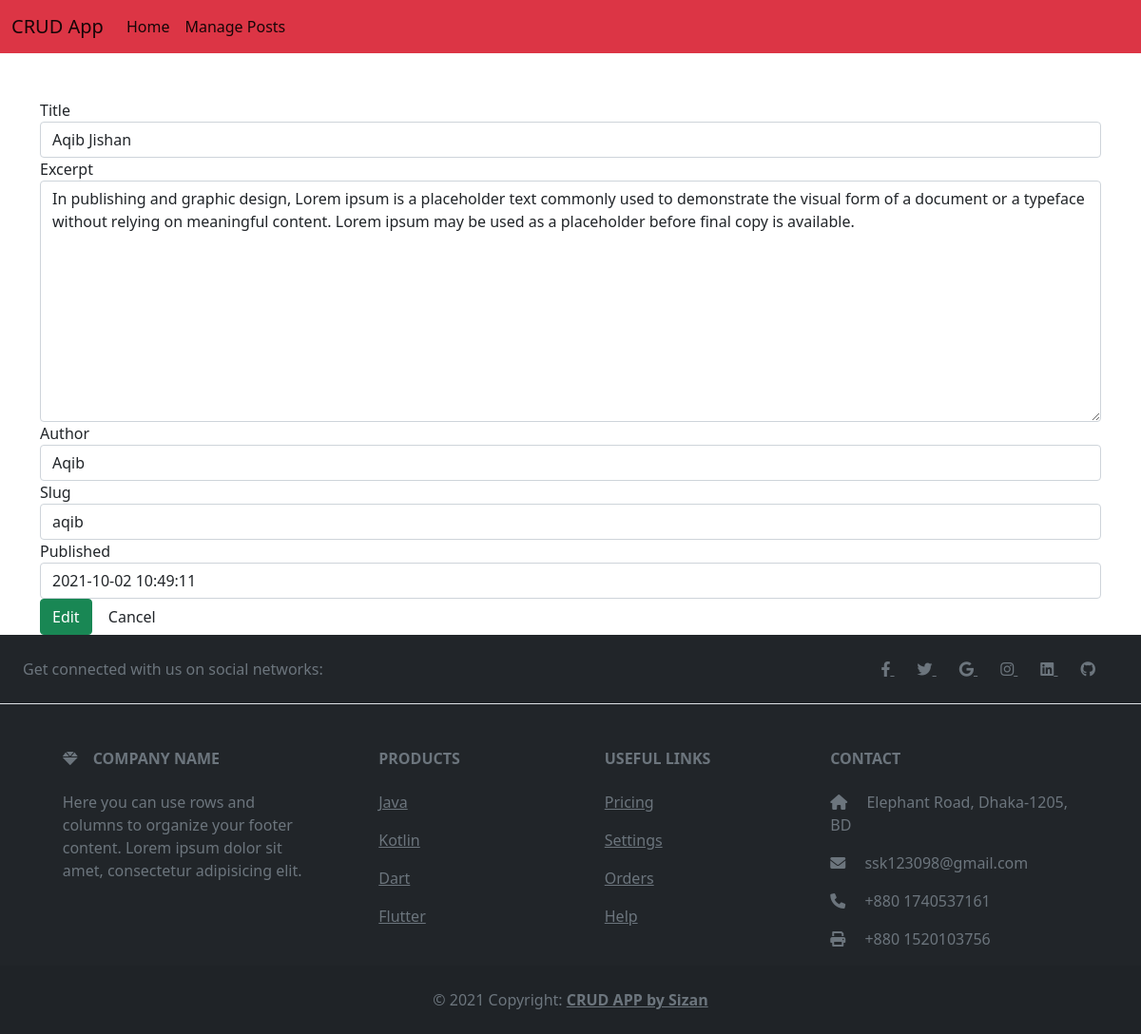
The page /edit/14/ on the database its author committed.
### core/models.py (models this page shows, shortened)
class Core(models.Model):
    title = models.CharField(max_length=200)
    excerpt = models.TextField(null=True)
    author = models.ForeignKey(User, on_delete=models.CASCADE, related_name='core')
    slug = models.SlugField(max_length=100,unique=True)
    update = models.DateTimeField(auto_now=True)
    published = models.DateTimeField(default=timezone.now)
    class Meta:
        ordering = ['-published']

### core/views.py (the view)
# urls.py: path('edit/<int:pk>/',views.EditView.as_view(),name = 'edit'),
class EditView(UpdateView):
    model = Core
    template_name = 'core/edit.html'
    fields = '__all__'
    pk_url_kwarg = 'pk'
    success_url = reverse_lazy('core:posts')

### templates/core/edit.html (shortened to what this page needs)
{% extends 'core/base.html' %}
{% load widget_tweaks %}
{% block content %}
<div class="container pt-5">
    <form method="post" novalidate>
        {% for field in form.visible_fields %}
        <div class="form-group">
            <label for="{{ field.id_for_label }}">{{ field.label }}</label>
            {{ field|add_class:'form-control' }}
        </div>
        {% endfor %}
        <div class="form-group">
            <button type="submit" class="btn btn-success">
                 Edit
            </button>
            <a href="{% url 'core:posts' %}" class="btn btn-default">Cancel</a>
        </div>
    </form>
</div>
{% endblock %}

### templates/core/base.html (shortened to what this page needs)
<!doctype html>
<html lang="en">
  <head>
    <link href="https://cdn.jsdelivr.net/npm/bootstrap@5.1.1/dist/css/bootstrap.min.css" rel="stylesheet">
      <link rel="stylesheet" href="https://cdnjs.cloudflare.com/ajax/libs/font-awesome/6.0.0-beta2/css/all.min.css" />
  </head>
  <body>
    {% include 'core/navbar.html' %}
    {% block content %}
    {% endblock %}
  {% include 'core/footer.html' %}
  </body>
</html>

### templates/core/navbar.html (shortened to what this page needs)
<nav class="navbar navbar-expand-lg navbar-light bg-danger">
  <div class="container-fluid">
    <a class="navbar-brand" href="#">CRUD App</a>
    <div class="collapse navbar-collapse" id="navbarNav">
      <ul class="navbar-nav">
        <li class="nav-item">
          <a class="nav-link active" aria-current="page" href="/">Home</a>
        </li>
          <li class="nav-item">
          <a class="nav-link active" aria-current="page" href="{% url 'core:posts' %}">Manage Posts</a>
        </li>
      </ul>
    </div>
  </div>
</nav>

### templates/core/footer.html
<footer class="text-center text-lg-start bg-dark text-muted">
  <section
    class="d-flex justify-content-center justify-content-lg-between p-4 border-bottom"
  >
    <div class="me-5 d-none d-lg-block">
      <span>Get connected with us on social networks:</span>
    </div>
    <div>
      <a href="" class="me-4 text-reset">
        <i class="fab fa-facebook-f"></i>
      </a>
      <a href="" class="me-4 text-reset">
        <i class="fab fa-twitter"></i>
      </a>
      <a href="" class="me-4 text-reset">
        <i class="fab fa-google"></i>
      </a>
      <a href="" class="me-4 text-reset">
        <i class="fab fa-instagram"></i>
      </a>
      <a href="" class="me-4 text-reset">
        <i class="fab fa-linkedin"></i>
      </a>
      <a href="" class="me-4 text-reset">
        <i class="fab fa-github"></i>
      </a>
    </div>
  </section>
  <section class="">
    <div class="container text-center text-md-start mt-5">
      <div class="row mt-3">
        <div class="col-md-3 col-lg-4 col-xl-3 mx-auto mb-4">
          <h6 class="text-uppercase fw-bold mb-4">
            <i class="fas fa-gem me-3"></i>Company name
          </h6>
          <p>
            Here you can use rows and columns to organize your footer content. Lorem ipsum
            dolor sit amet, consectetur adipisicing elit.
          </p>
        </div>
        <div class="col-md-2 col-lg-2 col-xl-2 mx-auto mb-4">
          <h6 class="text-uppercase fw-bold mb-4">
            Products
          </h6>
          <p>
            <a href="#!" class="text-reset">Java</a>
          </p>
          <p>
            <a href="#!" class="text-reset">Kotlin</a>
          </p>
          <p>
            <a href="#!" class="text-reset">Dart</a>
          </p>
          <p>
            <a href="#!" class="text-reset">Flutter</a>
          </p>
        </div>
        <div class="col-md-3 col-lg-2 col-xl-2 mx-auto mb-4">
          <h6 class="text-uppercase fw-bold mb-4">
            Useful links
          </h6>
          <p>
            <a href="#!" class="text-reset">Pricing</a>
          </p>
          <p>
            <a href="#!" class="text-reset">Settings</a>
          </p>
          <p>
            <a href="#!" class="text-reset">Orders</a>
          </p>
          <p>
            <a href="#!" class="text-reset">Help</a>
          </p>
        </div>
        <div class="col-md-4 col-lg-3 col-xl-3 mx-auto mb-md-0 mb-4">
          <h6 class="text-uppercase fw-bold mb-4">
            Contact
          </h6>
          <p><i class="fas fa-home me-3"></i> Elephant Road, Dhaka-1205, BD</p>
          <p>
            <i class="fas fa-envelope me-3"></i>
            ssk123098@gmail.com
          </p>
          <p><i class="fas fa-phone me-3"></i> +880 1740537161</p>
          <p><i class="fas fa-print me-3"></i> +880 1520103756</p>
        </div>
      </div>
    </div>
  </section>
  <div class="text-center p-4" style="background-color: rgba(0, 0, 0, 0.05);">
    © 2021 Copyright:
    <a class="text-reset fw-bold" href="#">CRUD APP by Sizan</a>
  </div>
</footer>

### rows shown on the page
Core: visible_fields "Aqib Jishan" "In publishing and graphic design, Lorem ipsum is a placeholder text commonly used to demonstrate the visual form of a document or a typeface without relying on meaningful content. Lorem ipsum may be used as a placeholder before final copy is available." "Aqib" "aqib" "2021-10-02 10:49:11"

### other values the page prints
{{ field.label }} "Title" "Excerpt" "Author" "Slug" "Published"
